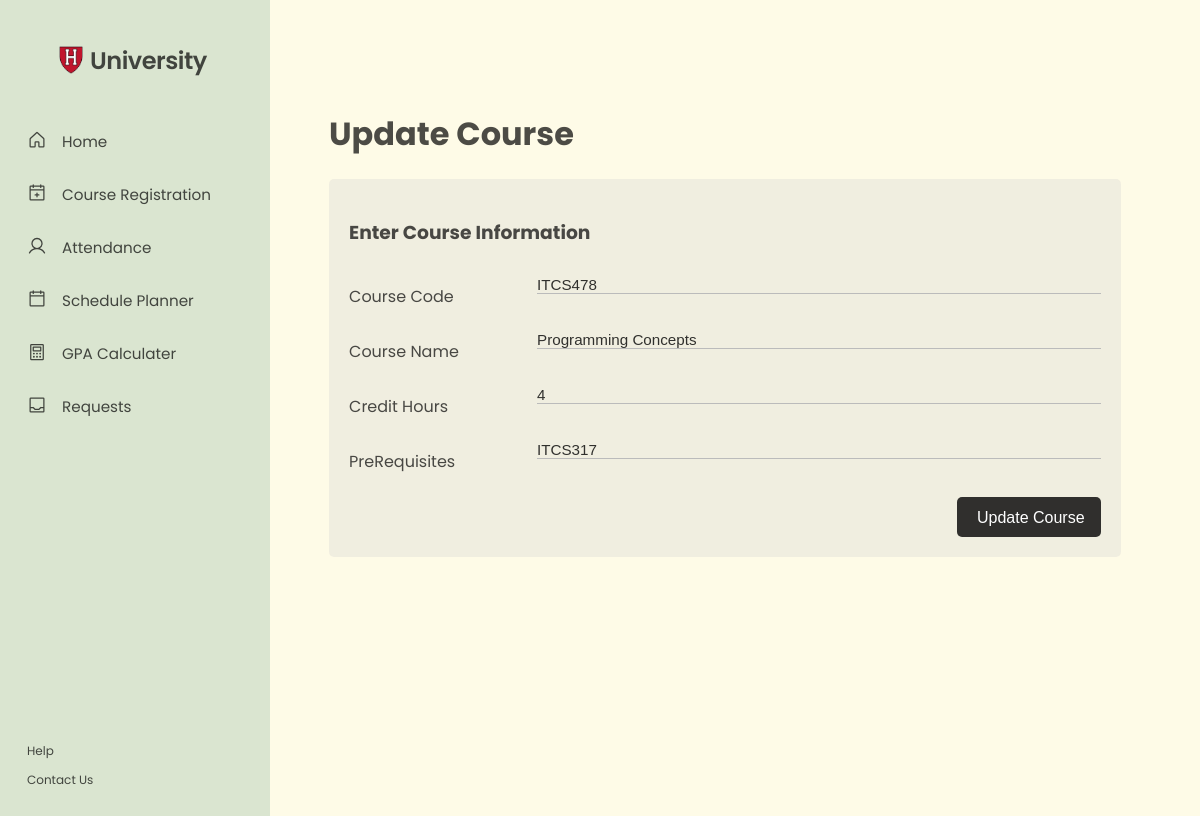
The app's page /HOD-updateCourse.php?courseID=31 with its own data.
### tables this page shows
CREATE TABLE `courses` (
  `ID` int(11) NOT NULL,
  `courseCode` varchar(20) NOT NULL,
  `courseName` varchar(50) NOT NULL,
  `creditHours` int(11) NOT NULL,
  `preRequisites` varchar(100) DEFAULT NULL,
  `courseDepartment` int(11) NOT NULL
);

### HOD-updateCourse.php (the view, shortened to what this page needs)
<?php
    if(isset($_GET['courseID'])) {
        $courseID = $_GET['courseID'];
        try{
            require('Database/connection.php');
            $stmt = $db->prepare("SELECT * FROM courses WHERE ID=?");
            $stmt->execute(array($courseID));
        }
        catch(PDOException $e){
            die($e->getMessage());
        }
    }
    else {
        die("Please Select a Valid Course");
    }
?>
<!DOCTYPE html>
<html lang="en">
<head>
    <link rel="stylesheet" href="generalstyling.css">
</head>
<body>
    <div class="wrapper">
        <div class="sidebar-wrapper">
        </div>
        <div class="pagecontent-wrapper" id="main">
            <div class="title" >
                <h1>Update Course</h1>
            </div>
            <div class="container">
                <form method='post' action='HOD-e3.php'>
                    <div class="row">
                        <td><h3>Enter Course Information</h3></td>
                    </div>
                    <?php
                        if($row = $stmt->fetch(PDO::FETCH_ASSOC)) {
                    ?>
                    <div class="row">
                        <div class="col-25">
                            <label for="Course Code">Course Code</label>
                        </div>
                        <div class="col-75">
                            <input
                                class="input-field"
                                type="text"
                                name="courseCode"
                                value="<?php echo $row['courseCode'];?>"
                                maxlength="8"
                                autocomplete="off"
                                required
                            >
                        </div>
                    </div>
                    <div class="row">
                        <div class="col-25">
                            <label for="Course Name">Course Name</label>
                        </div>
                        <div class="col-75">
                            <input
                                class="input-field"
                                type="text"
                                maxlength="50"
                                name="courseName"
                                value="<?php echo $row['courseName'];?>"
                                autocomplete="off"
                                required
                            >
                        </div>
                    </div>
                    <div class="row">
                        <div class="col-25">
                            <label for="Credit Hours">Credit Hours</label>
                        </div>
                        <div class="col-75">
                            <input
                                class="input-field"
                                type="number"
                                min="2"
                                max="4"
                                name="creditHours"
                                value="<?php echo $row['creditHours'];?>"
                                autocomplete="off"
                                required
                            >
                        </div>
                    </div>
                    <div class="row">
                        <div class="col-25">
                            <label for="PreRequisites">PreRequisites</label>
                        </div>
                        <div class="col-75">
                            <input
                                class="input-field"
                                type="text"
                                name="preRequisites"
                                value="<?php echo $row['preRequisites'];?>"
                                maxlength="100"
                                autocomplete="off"
                                required
                            >
                        </div>
                    </div>
                    <div class="row" id="submitDiv">
                        <input class="submitBtn" type="submit" value="Update Course" name="updateCourseSubmit" />
                    </div>
                </form>
                <?php } ?>
            </div>
        </div>
    </div>
</body>

### generalstyling.css (style rules this page uses)
html { background-color: #FEFBE7; font-family: 'Poppins'; color: rgba(0, 0, 0, 0.7); }
#openbtn { background-color: #FEFBE7; }
.sidenav { height: 100%; width: 0; position: fixed; z-index: 1; top: 0; left: 0; background-color: #DAE5D0; overflow-x: hidden; transition: 0.5s; white-space: nowrap; display: none; }
.logo { display: flex; align-items: center; padding-bottom: 2%; padding-top: 4%; height: 10%; }
.logo img { width: 28px; margin-left: 21%; }
.logo h4 { font-size: 1.5rem; font-weight: 600; letter-spacing: -0.5px; font-family: "Poppins", sans-serif; padding-left: 2%; }
#sidenav-head { display: flex; flex-direction: column; }
.sideElement a, #sidenav-footer a { display: block; color: rgba(0, 0, 0, 0.7); padding: 8px 8px 8px 32px; text-decoration: none; font-family: "Poppins", sans-serif; font-size: 0.95rem; transition: 0.3s; }
.sideElement { display: flex; flex-direction: row; }
.sideElement a { display: block; padding: 15px; }
#icon { padding-top: 15px; padding-left: 10%; height: 20px; width: 20px; opacity: 0.7; }
#spacing { height: 25%; }
#sidenav-footer { display: flex; flex-direction: column; height: fit-content; left: 1%; bottom: 2%; }
#sidenav-footer a { font-size: 0.75rem; padding: 2% 10%; }
#main { transition: .5s; padding: 3% 6%; }
.wrapper { height: 100vw; }
@media screen and (min-width: 992px) { .sidenav { width: 270px; display: block; } }
@media screen and (min-width: 992px) { #main { margin-left: 250px; } }
.container { border-radius: 5px; background-color: rgba(236, 232, 221, 0.7); padding: 20px; }
.col-25 { float: left; width: 25%; margin-top: 6px; }
.col-75 { float: left; width: 75%; margin-top: 6px; }
label { padding: 12px 12px 12px 0; display: inline-block; }
.input-field { width: 100%; height: 100%; background: none; border: none; outline: none; border-bottom: 1px solid #bbb; padding: 0; font-size: 0.95rem; color: rgba(0, 0, 0, 0.8); transition: 0.4s; resize: vertical; }
.submitBtn { width: 9rem; height: 40px; background-color:rgba(0, 0, 0, 0.8); color: #fff; border: none; padding: 12px 20px; cursor: pointer; float: right; border-radius: 5px; font-size: 1rem; transition: 0.3s; }
#submitDiv { margin-top: 0.7rem; }
.row:after { content: ""; display: table; clear: both; }

### records on screen
courses: courseCode "ITCS478", courseName "Programming Concepts", creditHours "4", preRequisites "ITCS317"
